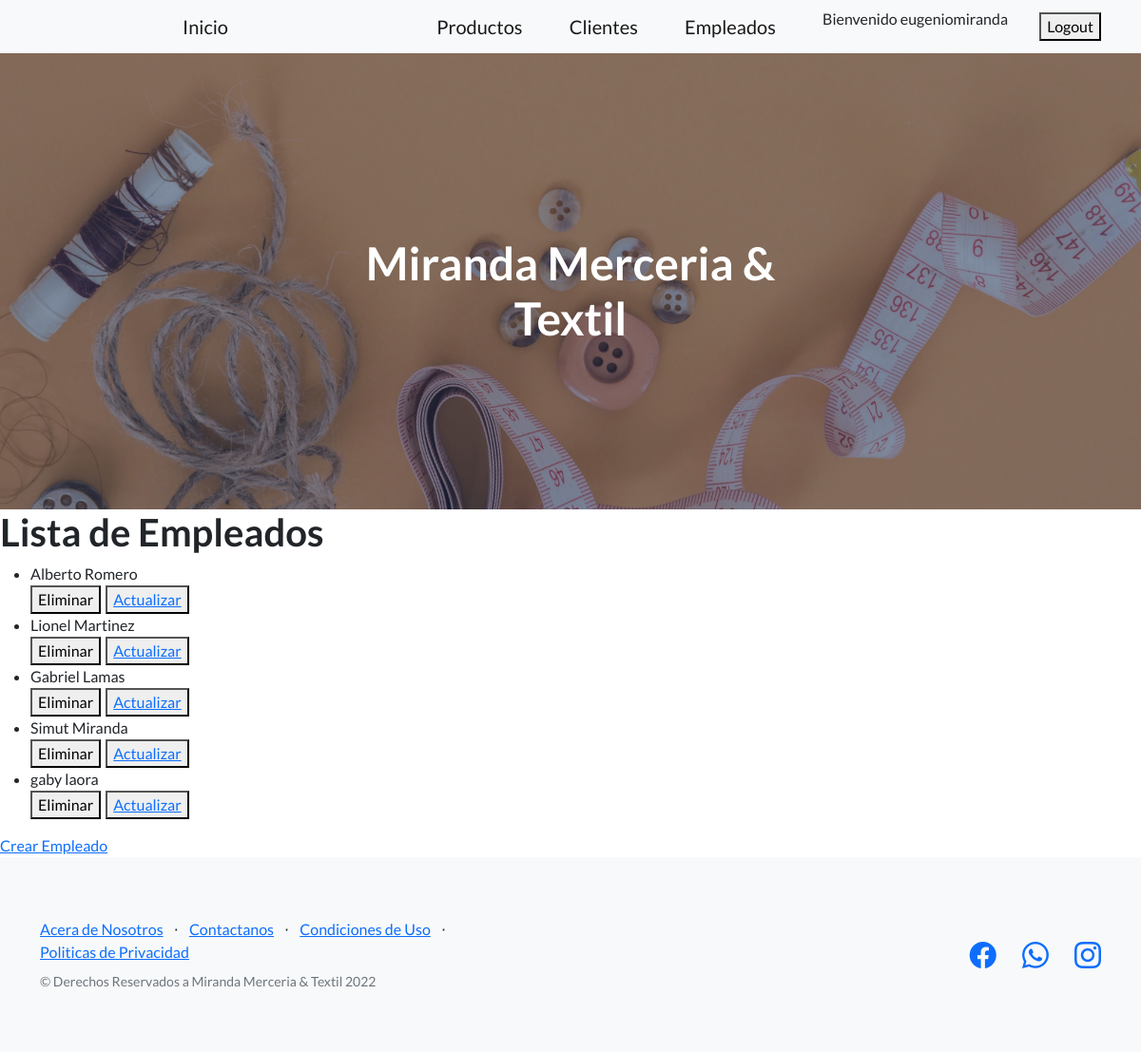
Screenshot of /app-miranda/lista-empleados/ (signed in) with the database file from the repository.
### AppMiranda/models.py (models this page shows)
class Cliente(models.Model):
    nombre=models.CharField(max_length=40)
    apellido=models.CharField(max_length=40)
    email = models.EmailField()
    dni=models.IntegerField()
    def __str__(self):
        return f'{self.nombre}  {self.apellido}'

### AppMiranda/views.py (the view)
# urls.py: path('lista-empleados/', lista_empleados, name='ListaEmpleados'),
def lista_empleados(req):
    mis_empleados = Cliente.objects.all()
    return render (req, "leer_empleados.html", {"empleados": mis_empleados})

### miranda/templates/leer_empleados.html
{% extends 'padre.html' %}
{% block contenidoQueCambia %}
<h1>Lista de Empleados</h1>
<ul>
    {% for empleado in empleados %}
        <li>
            {{empleado}}
        </li>
        <div style="display: flex; column-gap: 5px;">
            <form action="{% url 'EliminaEmpleado' empleado.id %}" method="post">{% csrf_token %}
                <button type="submit">Eliminar</button>
            </form>
            <button>
                <a href="{% url 'EditaEmpleado' empleado.id %}"> Actualizar </a>
            </button>
        </div>
    {% endfor %}
</ul>
<a href="{% url 'EmpleadoFormulario' %}">Crear Empleado</a>
{% endblock contenidoQueCambia %}

### miranda/templates/navbar.html
<nav class="navbar navbar-light bg-light static-top">
    <div class="container">
        <div class="home-button">
            <a class="navbar-brand" href="{% url 'Inicio' %}">Inicio</a>
        </div>
        <a class="navbar-brand" href="{% url 'ListaProductos' %}">Productos</a>
        <a class="navbar-brand" href="{% url 'ListaClientes' %}">Clientes</a>
        <a class="navbar-brand" href="{% url 'ListaEmpleados' %}">Empleados</a>
        {% if user.is_authenticated %}
            <p>Bienvenido {{user.username}}</p>
            <form method="post" action="{% url 'Logout' %}">
                {% csrf_token %} <button type="submit">Logout</button>
            </form>
        {% else %}
             <a class="btn btn-primary" href="{% url 'Login' %}">Ingresar</a>
        {% endif %}
    </div>
</nav>

### AppMiranda/static/css/mis_estilos.css (style rules this page uses)
.home-button { padding-right: 170px; margin-left: 150px; }

### rows the page displays
Cliente: nombre+apellido "Alberto Romero"
Cliente: nombre+apellido "Lionel Martinez"
Cliente: nombre+apellido "Gabriel Lamas"
Cliente: nombre+apellido "Simut Miranda"
Cliente: nombre+apellido "gaby laora"

### other values shown
{{ user.username }} "eugeniomiranda"
